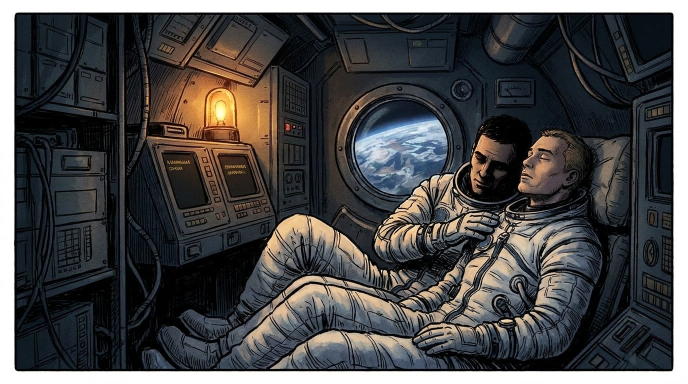
#> input picture art/ui/raw/clear.jpg, 1376 x 768 px (shown at 1/2 size); its folder holds only this picture in this run
$ python prepare_ui.py
#> lines starting #> are read from the running program, lines starting #| are printed output that depends on the picture
### tools/intro/prepare.py
"""Prepares the intro comic panels: trims the white comic frame the generator draws around
each image, resizes for the web build and writes assets/intro/pNN.jpg.

Usage: python3 tools/intro/prepare.py   (reads art/intro/raw/pNN.*)
"""
import glob
import os

from PIL import Image

ROOT = os.path.dirname(os.path.dirname(os.path.dirname(os.path.abspath(__file__))))
SRC = os.path.join(ROOT, "art", "intro", "raw")
DST = os.path.join(ROOT, "assets", "intro")
WIDTH = 1280


def trim(im):
    """Cuts light borders (the drawn panel frame) and a few pixels more."""
    g = im.convert("L")
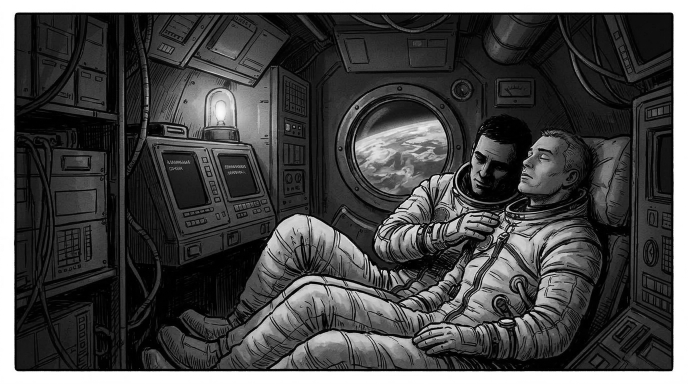
#> g: PIL image 1376x768 L (shown at 1/2 size); min 0, max 255, mean 73.3
    w, h = g.size
#> w = 1376; h = 768
    px = g.load()

    def light_row(y):
        return sum(px[x, y] for x in range(0, w, 4)) / len(range(0, w, 4)) > 170

    def light_col(x):
        return sum(px[x, y] for y in range(0, h, 4)) / len(range(0, h, 4)) > 170

    top, bottom, left, right = 0, h - 1, 0, w - 1
#> top = 0; bottom = 767; left = 0; right = 1375
    while top < h // 4 and light_row(top):
        top += 1
#> after the loop, top = 25
    while bottom > 3 * h // 4 and light_row(bottom):
        bottom -= 1
#> this loop made 25 passes
#> bottom on passes 1 to 12: 766, 765, 764, 763, 762, 761, 760, 759, 758, 757, 756, 755
#> after the loop, bottom = 742
    while left < w // 4 and light_col(left):
        left += 1
#> this loop made 29 passes
#> after the loop, left = 29
    while right > 3 * w // 4 and light_col(right):
        right -= 1
#> this loop made 29 passes
#> right on passes 1 to 12: 1374, 1373, 1372, 1371, 1370, 1369, 1368, 1367, 1366, 1365, 1364, 1363
#> after the loop, right = 1346
    m = 6  # the dark ink line inside the frame
#> m = 6
    return im.crop((left + m, top + m, right - m, bottom - m))
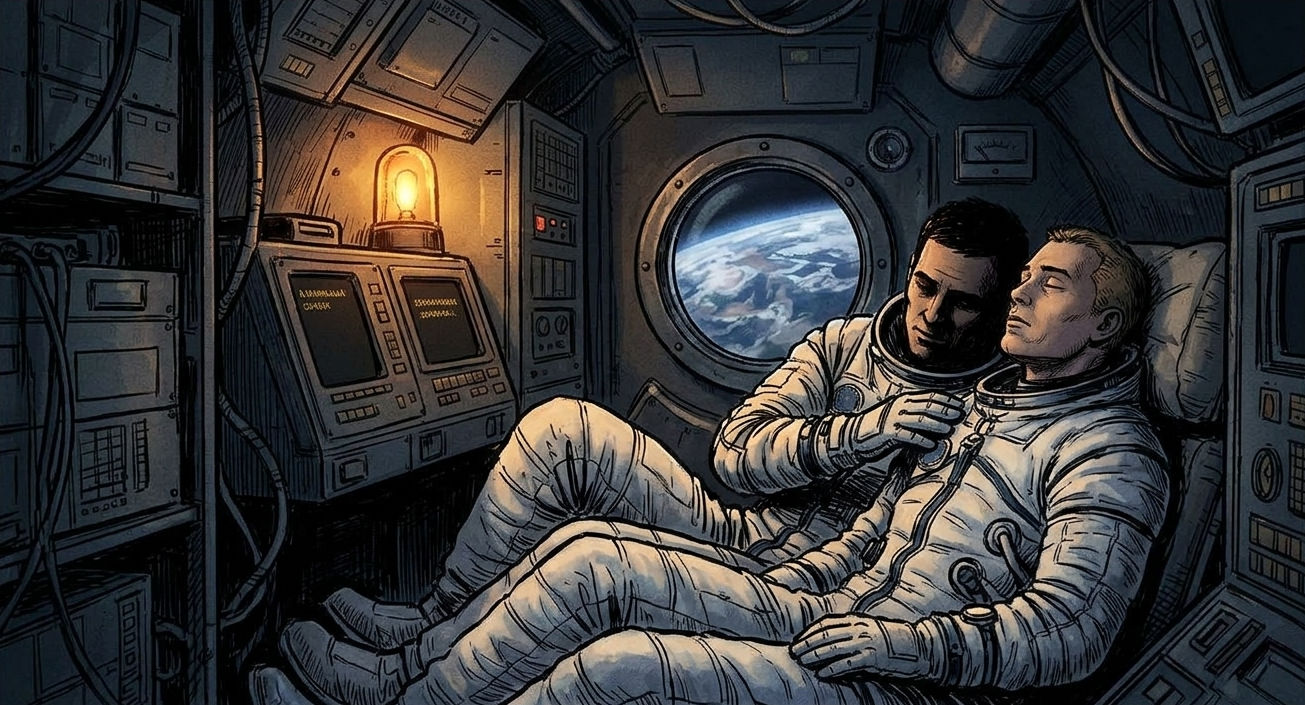
#> returned value: PIL image 1305x705 RGB; mean R, G, B 53.7, 52.8, 53.1


# [15 lines left out: function main, not called in this run]


# [2 lines that do not run on import are left out]

### tools/art/prepare_ui.py
"""Prepares UI art from art/ui/raw for the game (assets/ui):
menu backdrop (wide, 1920 px) and crew portraits (square crops, 384 px).

Usage: python3 tools/art/prepare_ui.py
"""
import glob
import os
import sys

from PIL import Image

sys.path.insert(0, os.path.join(os.path.dirname(os.path.dirname(os.path.abspath(__file__))), "intro"))
from prepare import trim  # noqa: E402

ROOT = os.path.dirname(os.path.dirname(os.path.dirname(os.path.abspath(__file__))))
SRC = os.path.join(ROOT, "art", "ui", "raw")
DST = os.path.join(ROOT, "assets", "ui")


def save(im, name, q=84):
#> called with name = 'clear', q = 84
    out = os.path.join(DST, name + ".jpg")
    im.convert("RGB").save(out, "JPEG", quality=q, optimize=True)
    print(name, im.size, os.path.getsize(out) // 1024, "KB")
#| clear (1280, 691) 226 KB


def main():
    os.makedirs(DST, exist_ok=True)
    for f in sorted(glob.glob(os.path.join(SRC, "*.*"))):
        name = os.path.splitext(os.path.basename(f))[0]
        im = trim(Image.open(f).convert("RGB"))
        if name == "menu" or name.startswith("sector") or name in ("clear", "lost"):
            w = 1920 if name == "menu" else 1280
            save(im.resize((w, round(im.height * w / im.width)), Image.LANCZOS), name)
        elif name.startswith("crew_"):
            s = im.height
            x = (im.width - s) // 2
            save(im.crop((x, 0, x + s, s)).resize((384, 384), Image.LANCZOS), name, 86)
        elif name.startswith("codex_"):
            s = min(im.width, im.height)
            x = (im.width - s) // 2
            y = (im.height - s) // 2
            save(im.crop((x, y, x + s, y + s)).resize((512, 512), Image.LANCZOS), name)


if __name__ == "__main__":
    main()

$ run again, on art/ui/raw/codex_fuel.jpg
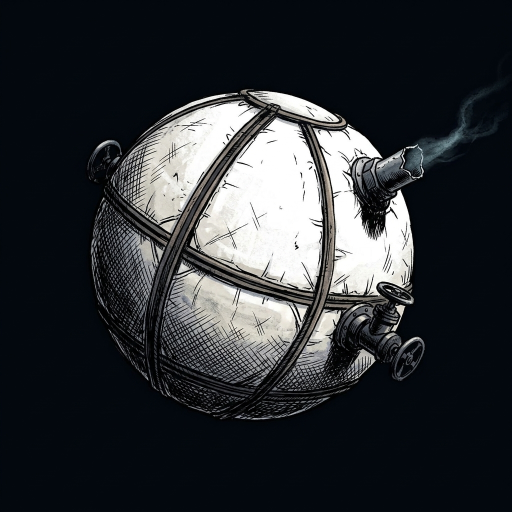
#> input picture art/ui/raw/codex_fuel.jpg, 1024 x 1024 px (shown at 1/2 size)
#> after the loop in trim, `while bottom > 3 * h // 4 and light_row(bottom):`: bottom = 1023
#> after the loop in trim, `while left < w // 4 and light_col(left):`: left = 0
#> after the loop in trim, `while right > 3 * w // 4 and light_col(right):`: right = 1023
#> m = 6
#> in trim, `return im.crop((left + m, top + m, right - m, bottom - m))`:
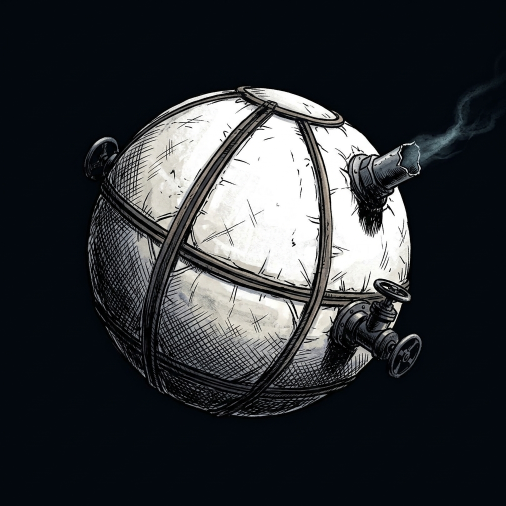
#> returned value: PIL image 1011x1011 RGB (shown at 1/2 size); mean R, G, B 47.5, 50.8, 54.4
#> in save, `im.convert("RGB").save(out, "JPEG", quality=q, optimize=True)`:
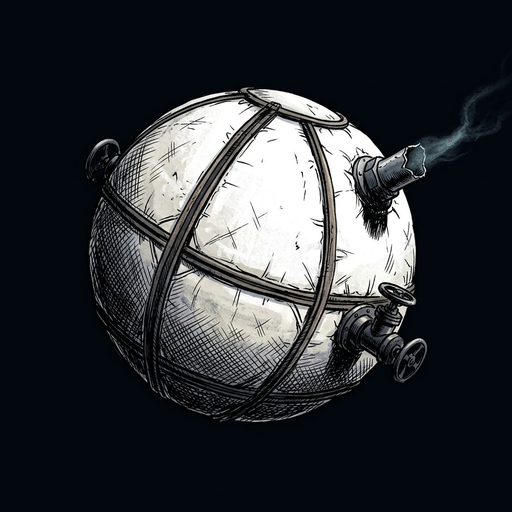
#> saved as codex_fuel.jpg: PIL image 512x512 RGB; mean R, G, B 47.5, 50.8, 54.5
#| codex_fuel (512, 512) 41 KB

$ run again, on art/ui/raw/codex_magnetic.jpg
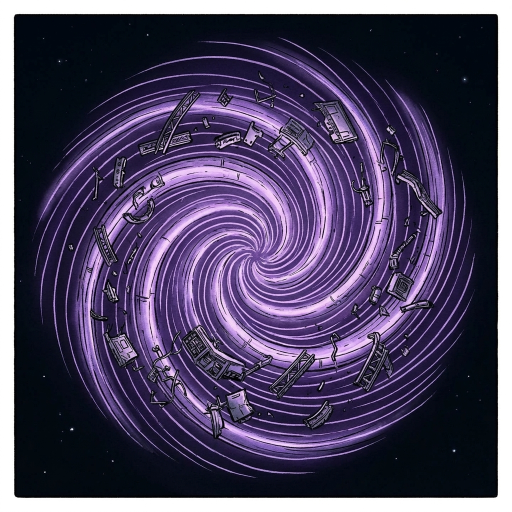
#> input picture art/ui/raw/codex_magnetic.jpg, 1024 x 1024 px (shown at 1/2 size)
#> in trim, `g = im.convert("L")`:
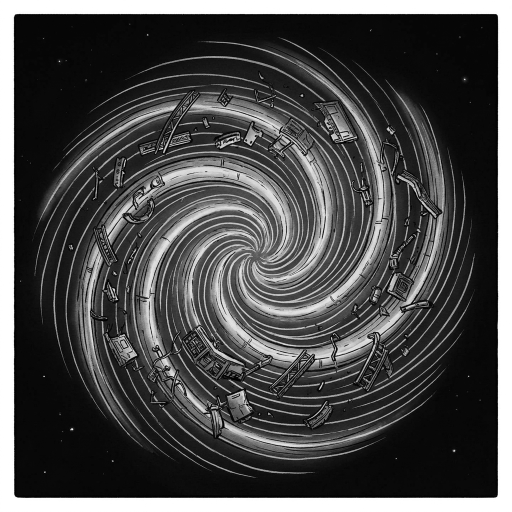
#> g: PIL image 1024x1024 L (shown at 1/2 size); min 0, max 255, mean 75
#> after the loop in trim, `while top < h // 4 and light_row(top):`: top = 28
#> the loop in trim, `while bottom > 3 * h // 4 and light_row(bottom):` made 28 passes
#> bottom on passes 1 to 8: 1022, 1021, 1020, 1019, 1018, 1017, 1016, 1015
#> after the loop in trim, `while bottom > 3 * h // 4 and light_row(bottom):`: bottom = 995
#> the loop in trim, `while left < w // 4 and light_col(left):` made 28 passes
#> after the loop in trim, `while left < w // 4 and light_col(left):`: left = 28
#> the loop in trim, `while right > 3 * w // 4 and light_col(right):` made 28 passes
#> after the loop in trim, `while right > 3 * w // 4 and light_col(right):`: right = 995
#> m = 6
#> in save, `im.convert("RGB").save(out, "JPEG", quality=q, optimize=True)`:
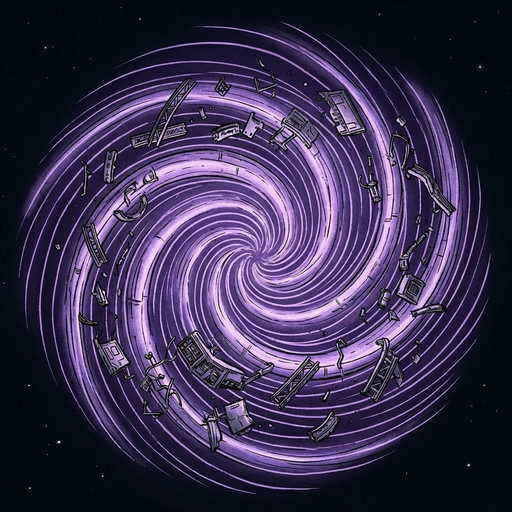
#> saved as codex_magnetic.jpg: PIL image 512x512 RGB; mean R, G, B 58.2, 47.8, 81.7
#| codex_magnetic (512, 512) 77 KB

$ run again, on art/ui/raw/codex_radiation.jpg
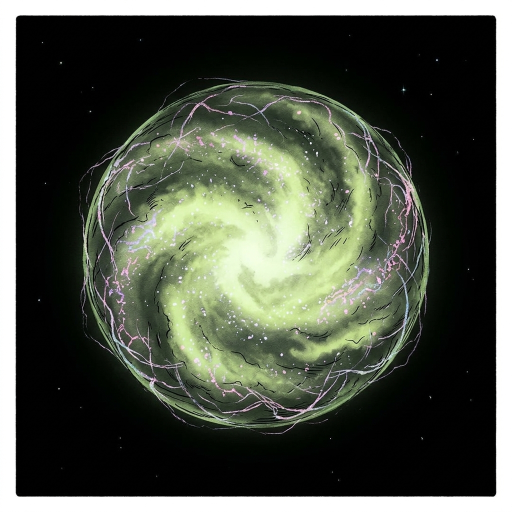
#> input picture art/ui/raw/codex_radiation.jpg, 1024 x 1024 px (shown at 1/2 size)
#> in trim, `g = im.convert("L")`:
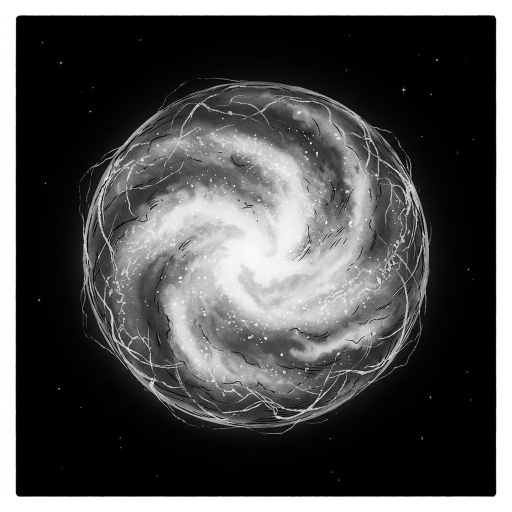
#> g: PIL image 1024x1024 L (shown at 1/2 size); min 0, max 255, mean 79.9
#> after the loop in trim, `while top < h // 4 and light_row(top):`: top = 31
#> the loop in trim, `while bottom > 3 * h // 4 and light_row(bottom):` made 31 passes
#> bottom on passes 1 to 8: 1022, 1021, 1020, 1019, 1018, 1017, 1016, 1015
#> after the loop in trim, `while bottom > 3 * h // 4 and light_row(bottom):`: bottom = 992
#> the loop in trim, `while left < w // 4 and light_col(left):` made 31 passes
#> after the loop in trim, `while left < w // 4 and light_col(left):`: left = 31
#> the loop in trim, `while right > 3 * w // 4 and light_col(right):` made 32 passes
#> after the loop in trim, `while right > 3 * w // 4 and light_col(right):`: right = 991
#> m = 6
#> in save, `im.convert("RGB").save(out, "JPEG", quality=q, optimize=True)`:
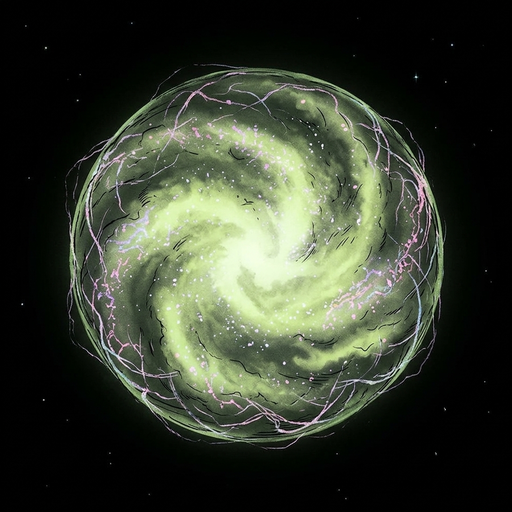
#> saved as codex_radiation.jpg: PIL image 512x512 RGB; mean R, G, B 55, 61.3, 47.3
#| codex_radiation (512, 512) 45 KB

$ run again, on art/ui/raw/codex_corrosive.jpg
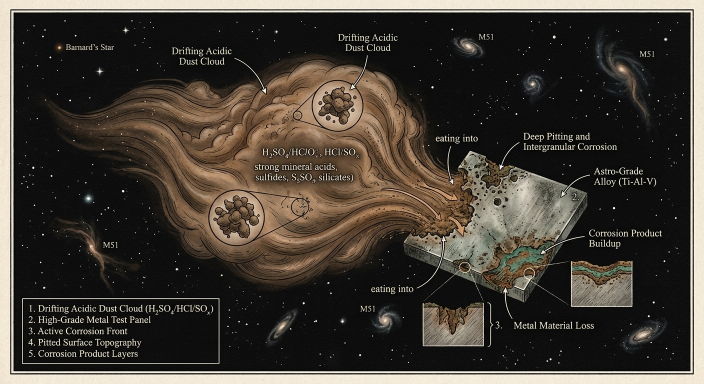
#> input picture art/ui/raw/codex_corrosive.jpg, 1408 x 768 px (shown at 1/2 size)
#> in trim, `g = im.convert("L")`:
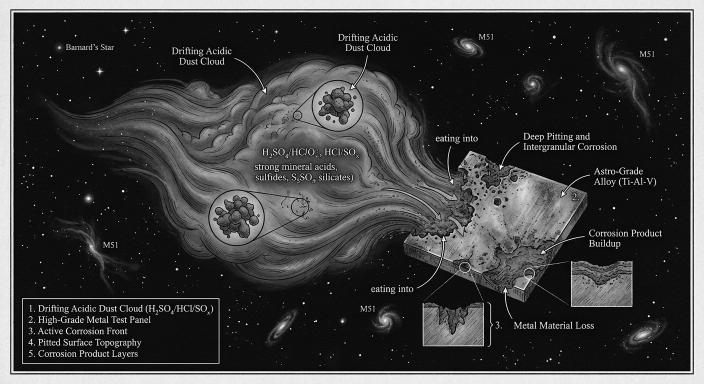
#> g: PIL image 1408x768 L (shown at 1/2 size); min 0, max 255, mean 60.9
#> after the loop in trim, `while top < h // 4 and light_row(top):`: top = 19
#> the loop in trim, `while bottom > 3 * h // 4 and light_row(bottom):` made 19 passes
#> bottom on passes 1 to 8: 766, 765, 764, 763, 762, 761, 760, 759
#> after the loop in trim, `while bottom > 3 * h // 4 and light_row(bottom):`: bottom = 748
#> the loop in trim, `while left < w // 4 and light_col(left):` made 20 passes
#> after the loop in trim, `while left < w // 4 and light_col(left):`: left = 20
#> the loop in trim, `while right > 3 * w // 4 and light_col(right):` made 20 passes
#> right on passes 1 to 8: 1406, 1405, 1404, 1403, 1402, 1401, 1400, 1399
#> after the loop in trim, `while right > 3 * w // 4 and light_col(right):`: right = 1387
#> m = 6
#> in save, `im.convert("RGB").save(out, "JPEG", quality=q, optimize=True)`:
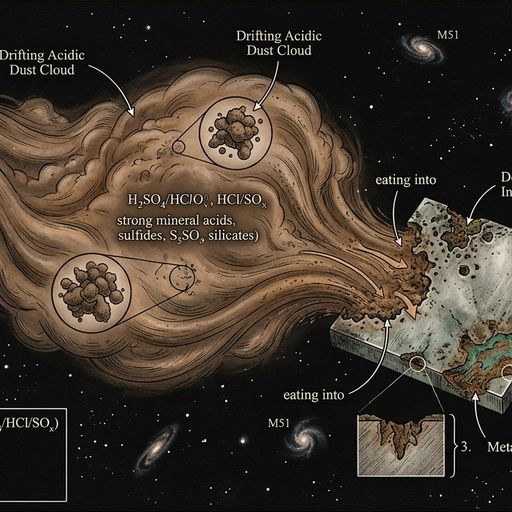
#> saved as codex_corrosive.jpg: PIL image 512x512 RGB; mean R, G, B 65.5, 55.2, 44.7
#| codex_corrosive (512, 512) 70 KB
